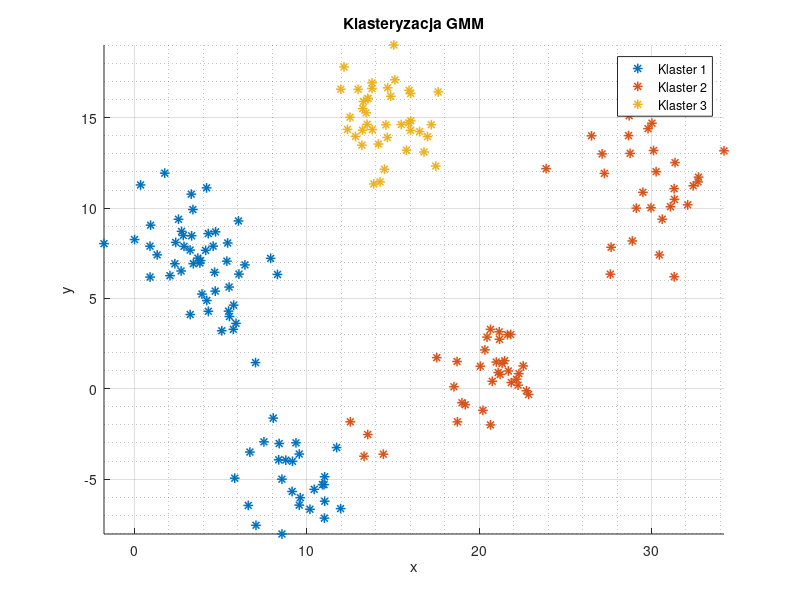

Recreate this plot in MATLAB.
close all; clear; clc;
%% Załadowanie danych
% 
data = load("dataCircle.mat").dataCircle;  % dataCircle, dataEllipse, dataParabolic, dataSpiral

%% Parametry
% 
k = 3;  % Liczba klastrów

%% Klasteryzacja
% 
% Dopasowanie modelu GMM
gmm = fitgmdist(data, k);

% Przypisanie klastrów
[idx, ~] = cluster(gmm, data);

%% Wizualizacja
% 
colors = lines(k);  % Generowanie kolorów dla kolejnych k klastrów

figure(1);
hold on
% Rysowanie punktów dla każdego klastra
for i = 1:k
    % Przynależność punktów do i-tego klastra
    clusterPoints = data(idx == i, :);
    % Rysowanie punktów w i-tym klastrze
    plot(clusterPoints(:, 1), clusterPoints(:, 2), '*', 'Color', colors(i, :), 'DisplayName', ['Klaster ' num2str(i)], 'LineWidth', 1.1, 'MarkerSize', 7);
end
% Ustawienia wykresu
hold off
grid on; grid minor;    % Siatka
xlim([min(data(:, 1)), max(data(:, 1))])    % Granice osi x
ylim([min(data(:, 2)), max(data(:, 2))])    % Granice osi y
legend show;    % Pokazanie legendy
title('Klasteryzacja GMM');  % Tytuł wykresu
xlabel('x');    % Tytuł osi x
ylabel('y');    % Tytuł osi y
